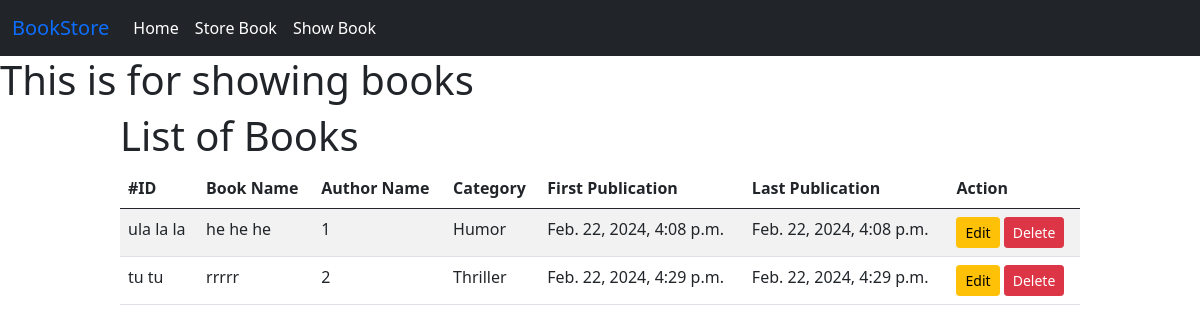
/show_books/, run on the app's committed database.
### book/models.py (models this page shows)
class BookStoreModel(models.Model):
    CATEGORY = (
        ('Mystery','Mystery'),
        ('Thriller','Thriller'),
        ('Sci-Fi','Sci-Fi'),
        ('Humor','Humor'),
        ('Horror','Horror'),
    )
    id = models.IntegerField(primary_key=True)
    book_name=models.CharField(max_length=30)
    author=models.CharField(max_length=30)
    category=models.CharField(max_length=30,choices=CATEGORY)
    first_pub=models.DateTimeField(auto_now_add=True)#django first date thakbe aita
    last_pub=models.DateTimeField(auto_now=True)#erpor joto update korbo shei date dekhabe

### book/views.py (the view)
# urls.py: path('show_books/',show_books,name='show_books'),
def show_books(request):
    book=BookStoreModel.objects.all()
    for item in book:
        print(item.first_pub)
    return render(request,'show_book.html',{'data':book})

### book/templates/show_book.html
{% extends "base.html" %}
{% block content %}
<h1>This is for showing books</h1>
<div style="width:80%; margin:auto">
    <h1>List of Books</h1>
    {% if data %}
    <table class="table table-striped table-hover">
        <thead>
          <tr>
            <th scope="col">#ID</th>
            <th scope="col">Book Name</th>
            <th scope="col">Author Name</th>
            <th scope="col">Category</th>
            <th scope="col">First Publication</th>
            <th scope="col">Last Publication</th>
            <th scope="col">Action</th>
          </tr>
        </thead>
        <tbody>
            {% for item in data %}
            <tr>
                <td>{{item.book_name}}</td>
                <td>{{item.author}}</td>
                <td>{{item.id}}</td>
                <td>{{item.category}}</td>
                <td>{{item.first_pub}}</td>
                <td>{{item.last_pub}}</td>
                <td><a href="{% url 'edit_book' id=item.id %}" class='btn btn-warning btn-sm'>Edit</a> <a class='btn btn-danger btn-sm' href="{% url 'delete_book' id=item.id %}">Delete</a> </td>
              </tr>
            {% endfor %}
        </tbody>
      </table>
      {% else  %}
      <h3>No data available</h3>
      {% endif %}
</div>
{% endblock  %}

### book/templates/base.html (shortened to what this page needs)
<!DOCTYPE html>
<html lang="en">
  <head>
    <link
      href="https://cdn.jsdelivr.net/npm/bootstrap@5.0.2/dist/css/bootstrap.min.css"
      rel="stylesheet"
    />
  </head>
  <body>
    <nav class="navbar navbar-expand-lg bg-dark text-white">
      <div class="container-fluid text-white">
        <a class="navbar-brand" href="#">BookStore</a>
        <div class="collapse navbar-collapse" id="navbarNav">
          <ul class="navbar-nav ">
            <li class="nav-item">
              <a class="nav-link active text-white" aria-current="page" href="/">Home</a>
            </li>
            <li class="nav-item">
              <a class="nav-link text-white" href="{% url 'storeBook' %}">Store Book</a>
            </li>
            <li class="nav-item">
              <a class="nav-link text-white" href="{% url 'show_books' %}">Show Book</a>
            </li>
          </ul>
        </div>
      </div>
    </nav>
    {% block content %}{% endblock %}
  </body>
</html>

### data on the page
BookStoreModel: book_name "ula la la", author "he he he", id "1", category "Humor", first_pub "Feb. 22, 2024, 4:08 p.m.", last_pub "Feb. 22, 2024, 4:08 p.m."
BookStoreModel: book_name "tu tu", author "rrrrr", id "2", category "Thriller", first_pub "Feb. 22, 2024, 4:29 p.m.", last_pub "Feb. 22, 2024, 4:29 p.m."
